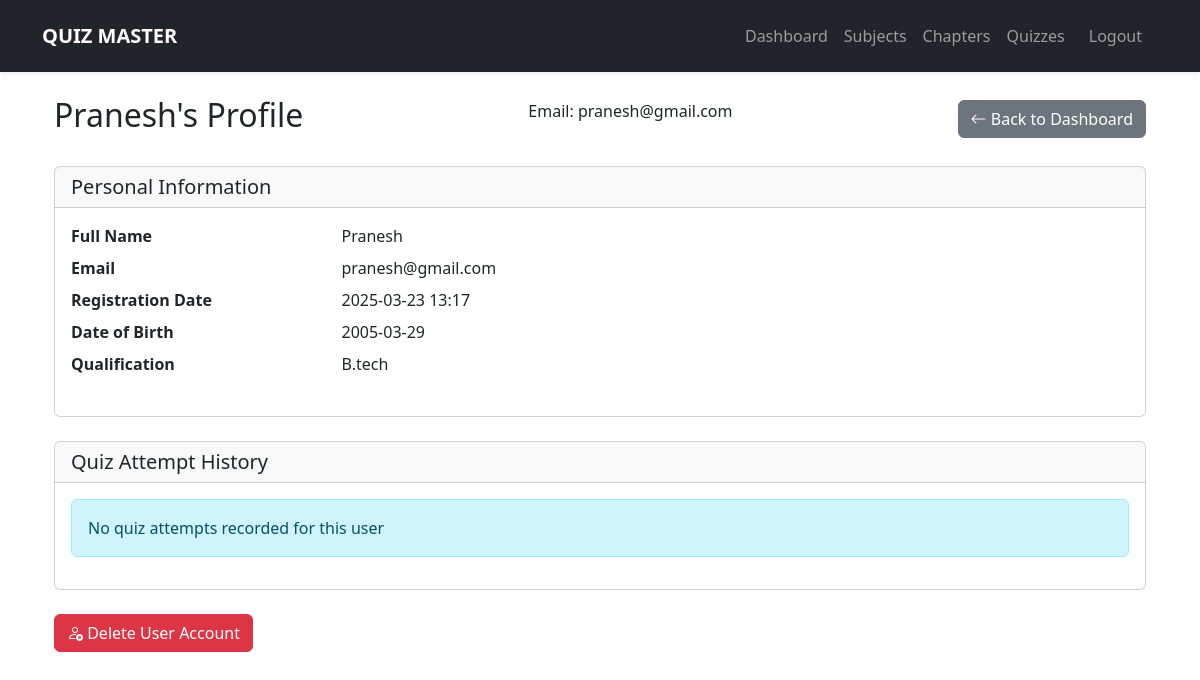
The app's page /admin/users/2 (signed in) with its own data.
### models.py (models this page shows, shortened)
class User(UserMixin, db.Model):
    id = db.Column(db.Integer, primary_key=True)
    username = db.Column(db.String(80), unique=True, nullable=False)
    password_hash = db.Column(db.String(128))
    full_name = db.Column(db.String(120))
    qualification = db.Column(db.String(120))
    dob = db.Column(db.Date)
    is_admin = db.Column(db.Boolean, default=False)
    created_at = db.Column(db.DateTime, default=datetime.utcnow)
    scores = db.relationship('Score', backref='user', lazy=True)

### app.py (the view)
@app.route('/admin/users/<int:user_id>')
@login_required
def view_user(user_id):
    if not current_user.is_admin:
        abort(403)
    user = User.query.get_or_404(user_id)  # Get user from database
    return render_template('admin/user_detail.html', user=user)  # Pass to template

### app.py (called while the page is built)
@app.template_filter('datetimeformat')
def datetimeformat(value, fmt='%Y-%m-%d %H:%M'):
    if not value:
        return ""
    try:
        return value.strftime(fmt)
    except AttributeError:
        return ""

@login_manager.user_loader
def load_user(user_id):
    return User.query.get(int(user_id))

### templates/admin/user_detail.html (shortened to what this page needs)
{% extends "base.html" %}
{% block content %}
<div class="container-fluid">
    <div class="d-flex justify-content-between align-items-center mb-4">
        <h2>{{ user.full_name }}'s Profile</h2>
        <p>Email: {{ user.username }}</p>
        <a href="{{ url_for('admin_dashboard') }}" class="btn btn-secondary">
            <i class="bi bi-arrow-left"></i> Back to Dashboard
        </a>
    </div>
    <div class="card mb-4">
        <div class="card-header">
            <h5 class="card-title mb-0">Personal Information</h5>
        </div>
        <div class="card-body">
            <dl class="row">
                <dt class="col-sm-3">Full Name</dt>
                <dd class="col-sm-9">{{ user.full_name }}</dd>
                <dt class="col-sm-3">Email</dt>
                <dd class="col-sm-9">{{ user.username }}</dd>
                <dt class="col-sm-3">Registration Date</dt>
                <dd class="col-sm-9">{{ user.created_at|datetimeformat }}</dd>
                <dt class="col-sm-3">Date of Birth</dt>
                <dd class="col-sm-9">
                    {% if user.dob %}
                        {{ user.dob.strftime('%Y-%m-%d') }}
                    {% else %}
                        Not provided
                    {% endif %}
                </dd>
                <dt class="col-sm-3">Qualification</dt>
                <dd class="col-sm-9">
                    {{ user.qualification or 'Not provided' }}
                </dd>
            </dl>
        </div>
    </div>
    <div class="card">
        <div class="card-header">
            <h5 class="card-title mb-0">Quiz Attempt History</h5>
        </div>
        <div class="card-body">
            {% if scores %}
            <div class="table-responsive">
                <table class="table table-hover">
                    <thead>
                        <tr>
                            <th>Quiz</th>
                            <th>Score</th>
                            <th>Date Attempted</th>
                            <th>Percentage</th>
                            <th>Actions</th>
                        </tr>
                    </thead>
                    <tbody>
                        {% for score in scores %}
                        <tr>
                            <td>{{ score.quiz.title if score.quiz else 'Deleted Quiz' }}</td>
                            <td>{{ score.score }}/{{ score.total_questions }}</td>
                            <td>{{ score.timestamp|datetimeformat }}</td>
                            <td>{{ (score.score / score.total_questions * 100)|round(1) }}%</td>
                            <td>
                                <form method="POST" action="{{ url_for('admin_delete_score', score_id=score.id) }}">
                                    <input type="hidden" name="csrf_token" value="{{ csrf_token() }}">
                                    <button type="submit" class="btn btn-danger btn-sm"
                                            onclick="return confirm('Delete this attempt?')"
                                            title="Delete this quiz attempt">
                                        <i class="bi bi-trash"></i>
                                    </button>
                                </form>
                            </td>
                        </tr>
                        {% endfor %}
                    </tbody>
                </table>
            </div>
            {% else %}
            <div class="alert alert-info">
                No quiz attempts recorded for this user
            </div>
            {% endif %}
        </div>
    </div>
    {% if user != current_user %}
    <div class="mt-4">
        <form method="POST" action="{{ url_for('delete_user', user_id=user.id) }}">
            <button type="submit" class="btn btn-danger"
                    onclick="return confirm('Permanently delete this user and all their data?')">
                <i class="bi bi-person-x"></i> Delete User Account
            </button>
        </form>
    </div>
    {% endif %}
</div>
{% endblock %}

### records on screen
User: full_name "Pranesh", username "pranesh@gmail.com", created_at "2025-03-23 13:17", dob "2005-03-29", qualification "B.tech"
